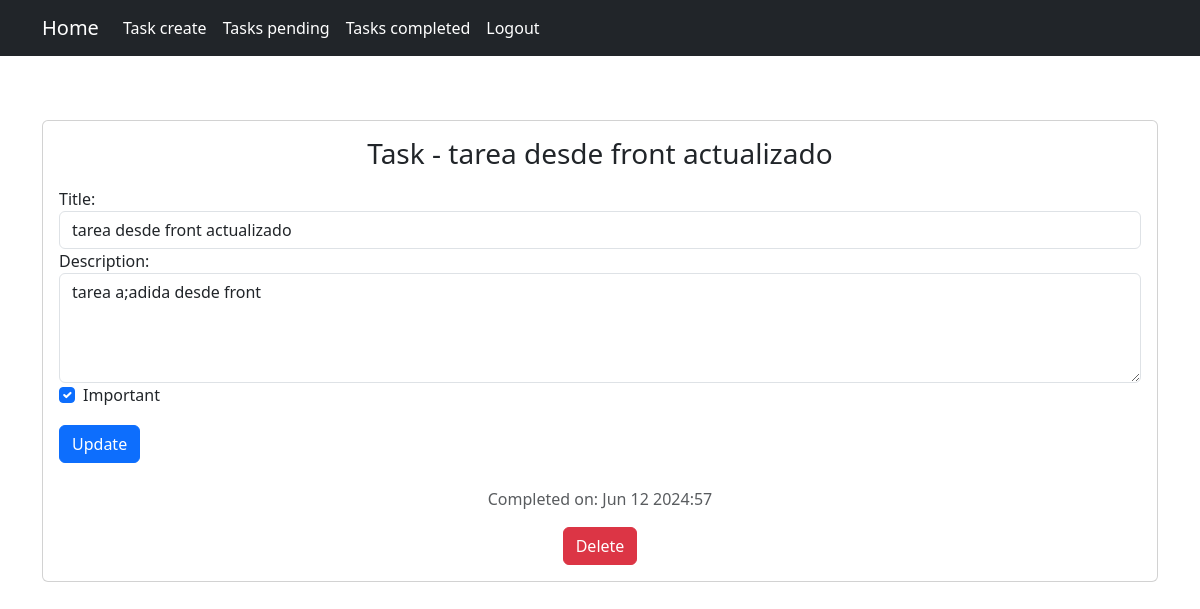
Page /tasks/2/ (signed in) on the committed database.
### tasks/models.py (models this page shows, shortened)
class Task(models.Model):
    title = models.CharField(max_length=250)
    description = models.TextField(max_length = 500, blank = True)
    created = models.DateTimeField(auto_now_add = True)
    datecompleted = models.DateTimeField(null = True, blank = True)
    important = models.BooleanField(default = False)
    user = models.ForeignKey(User, on_delete = models.CASCADE)

### tasks/views.py (the view, shortened to what this page needs)
# urls.py: path('tasks/<int:task_id>/', views.task_detail, name='task_detail'),
@login_required
def task_detail(request, task_id):
    if request.method == 'GET':
        task = get_object_or_404(Task, pk = task_id, user = request.user)
        form = TaskForm(instance = task)
        return render(request, 'task_detail.html', {
            'task' : task,
            'form' : form
        })

### tasks/forms.py
class TaskForm(ModelForm):
    class Meta:
        model = Task
        fields = ['title', 'description', 'important']

### tasks/templates/task_detail.html (shortened to what this page needs)
{% extends 'base.html' %}
{% block content %}
<main class="container py-5">
    <section class="card card-body">
        <h1 class="h3 mb-3 font-weight-normal text-center">Task - {{ task.title }}</h1>
        <form method="POST" class="form-task-update">
            <div class="form-group">
                <label for="id_title">Title:</label>
                <input type="text" id="id_title" name="title" class="form-control" value="{{ task.title }}" required>
            </div>
            <div class="form-group">
                <label for="id_description">Description:</label>
                <textarea id="id_description" name="description" class="form-control" rows="4" required>{{ task.description }}</textarea>
            </div>
            <div class="form-check">
                <input type="checkbox" id="id_important" name="important" class="form-check-input" {% if task.important %}checked{% endif %}>
                <label class="form-check-label" for="id_important">Important</label>
            </div>
            <button type="submit" class="btn btn-primary btn-block mt-3">Update</button>
        </form>
        <div class="text-center mt-4">
            {% if task.datecompleted %}
                <p class="text-muted">Completed on: {{ task.datecompleted|date:'M j Y:i' }}</p>
            {% else %}
                <form action="{% url 'complete_task' task.id %}" method="POST" class="form-task-action d-inline-block">
                    {% csrf_token %}
                    <button type="submit" class="btn btn-success">Complete</button>
                </form>
            {% endif %}
            <form action="{% url 'delete_task' task.id %}" method="POST" class="form-task-action d-inline-block ml-3">
                <button type="submit" class="btn btn-danger">Delete</button>
            </form>
        </div>
    </section>
</main>
{% endblock %}

### rows in the picture
Task: title "tarea desde front actualizado", description "tarea a;adida desde front", important "☑", datecompleted "Jun 12 2024:57"
